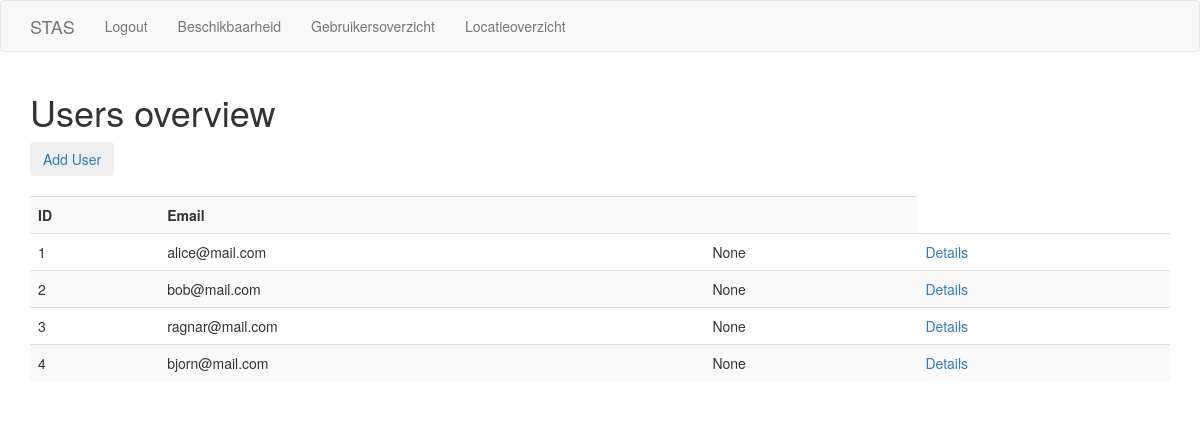
The page /admin/users_overview (signed in) on the database as committed earlier.
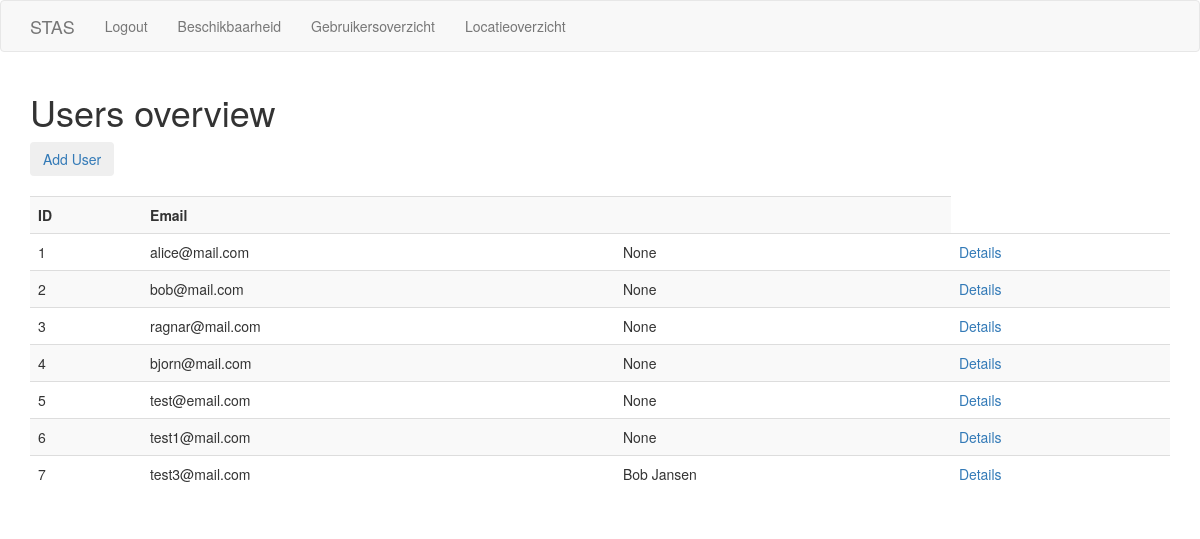
The same page on the database as committed later.
### app/models.py (models this page shows, shortened)
class User(UserMixin, db.Model):
    id = db.Column(db.Integer, primary_key=True)
    name = db.Column(db.String(128), index=True, unique=True)
    email = db.Column(db.String(128), index=True, unique=True)
    password_hash = db.Column(db.String(128))
    role = db.Column(db.String(128), index=True)
    checkins = db.relationship('Checkin', backref='User', lazy='dynamic')
    keys = db.relationship('Key', backref='User', lazy='dynamic')

### app/admin/routes.py (the view)
@bp.route('/admin/users_overview', methods=['GET'])
@login_required
@admin_required
def users():
    users = User.query.all()
    return render_template(
        'admin/users_overview.html', title='Users overview', users=users)

### app/admin/decorator.py (called while the page is built)
def admin_required(func):
    @wraps(func)
    def wrapper(*args, **kw):
        if not current_user.is_anonymous:
            if current_user.role == 'admin':
                return func(*args, **kw)
        else:
            if g.current_user.role == 'admin':
                return func(*args, **kw)
        abort(403)
    return wrapper

### app/models.py (called while the page is built)
@login_manager.user_loader
def load_user(id):
    return User.query.get(int(id))

### app/templates/admin/users_overview.html
{% extends "base.html" %}
{% block app_content %}
<div id="overview">
    <a id="add-button" href="{{ url_for('admin.register') }}"><button type="button" class="btn btn-dark">{{ 'Add User' }}</button></a><br><br>
    <table id="users" class="table table-striped">
        <tr id="header-row">
            <th>ID</th>
            <th>{{ 'Email' }}</th>
            <th></th>
        </tr>
        {% for user in users %}
            <tr id="row">
                <td>{{ user.id }}</td>
                <td>{{ user.email }}</td>
                <td>{{ user.name }}</td>
                <td><a href="{{ url_for('admin.user_overview', user_id=user.id) }}">{{ 'Details' }}</a></td>
            </tr>
        {% endfor %}
    </table>
</div>
{% endblock %}

Rows that differ between the two databases and show on the page:
added User: id "5", email "test@email.com", name "None", value "Details"
added User: id "6", email "test1@mail.com", name "None", value "Details"
added User: id "7", email "test3@mail.com", name "Bob Jansen", value "Details"
